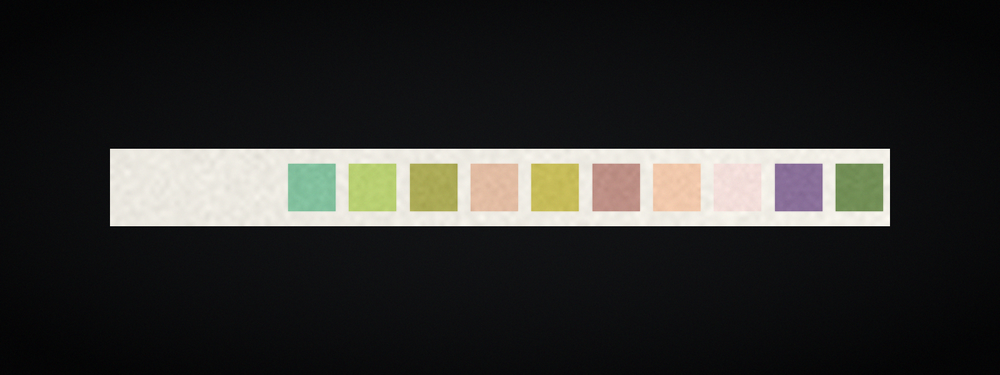
#> input picture services/cv/fixtures/synthetic_strip_01.png, 1000 x 375 px, shrunk from 1600 x 600 before the run
$ python -i localize.py   (imports and definitions only)
#> lines starting #> are read from the running program, lines starting #| are printed output that depends on the picture; after the words box and inside, x2 and y2 are one past the last pixel; in counts of white or black regions, pixels touching at a corner belong together
"""Strip localisation: find the bright plastic strip on the dark enclosure
background, rectify it to a horizontal crop and orient it handle-left."""
from __future__ import annotations

from dataclasses import dataclass, field
from typing import List, Optional, Tuple

import cv2
import numpy as np


@dataclass
class StripLocalisation:
    found: bool
    polygon: List[List[int]] = field(default_factory=list)  # original px, 4 points
    bbox: dict = field(default_factory=lambda: {"x": 0, "y": 0, "w": 0, "h": 0})
    angle_deg: float = 0.0  # tilt of long axis vs nearest image axis (deg)
    rotated_90: bool = False
    flipped: bool = False
    rectified: Optional[np.ndarray] = None  # RGB uint8, pads left->right
    handle_side: str = "left"
    handle_len: int = 0  # px in rectified coordinates (left end)
    saliency: Optional[np.ndarray] = None  # per-column LAB distance profile
    baseline_lab: Optional[np.ndarray] = None
    aspect: float = 0.0
    area_fraction: float = 0.0
    mask: Optional[np.ndarray] = None  # binary mask (original px) of the strip
    message: str = ""


def _order_quad(pts: np.ndarray) -> np.ndarray:
    """Order 4 points as top-left, top-right, bottom-right, bottom-left."""
    s = pts.sum(axis=1)
    d = np.diff(pts, axis=1).ravel()
    tl = pts[np.argmin(s)]
    br = pts[np.argmax(s)]
    tr = pts[np.argmin(d)]
    bl = pts[np.argmax(d)]
    return np.array([tl, tr, br, bl], dtype=np.float32)


def _candidate_from_mask(mask: np.ndarray, img_area: float):
    mask = cv2.morphologyEx(mask, cv2.MORPH_CLOSE, np.ones((9, 9), np.uint8))
    mask = cv2.morphologyEx(mask, cv2.MORPH_OPEN, np.ones((5, 5), np.uint8))
    contours, _ = cv2.findContours(mask, cv2.RETR_EXTERNAL, cv2.CHAIN_APPROX_SIMPLE)
    best = None
    for c in contours:
        area = cv2.contourArea(c)
        if area < 0.01 * img_area:
            continue
        rect = cv2.minAreaRect(c)
        (cx, cy), (w, h), ang = rect
        if min(w, h) < 4:
            continue
        aspect = max(w, h) / max(1.0, min(w, h))
        if aspect < 3.0 or aspect > 40:
            continue
        if w * h > 0.75 * img_area:  # whole-frame blob (background), not a strip
            continue
        fill = area / max(1.0, w * h)  # rectangularity
        if fill < 0.6:
            continue
        score = area * min(aspect, 15) * fill
        if best is None or score > best[0]:
            best = (score, rect, c, aspect, area / img_area)
    return best, mask


def rgb_to_lab_image(rgb: np.ndarray) -> np.ndarray:
    return cv2.cvtColor((rgb.astype(np.float32) / 255.0), cv2.COLOR_RGB2LAB)


def saliency_profile(rect_rgb: np.ndarray, baseline: Optional[np.ndarray] = None):
    """Per-column mean LAB distance from the plastic baseline colour.

    The baseline is the median LAB of the low-chroma, bright pixels (the plastic).
    """
    lab = rgb_to_lab_image(rect_rgb)
    H = lab.shape[0]
    r0, r1 = int(H * 0.15), max(int(H * 0.85), int(H * 0.15) + 1)
    core = lab[r0:r1]
    if baseline is None:
        chroma = np.sqrt(core[..., 1] ** 2 + core[..., 2] ** 2)
        L = core[..., 0]
        thr_c = np.percentile(chroma, 40)
        thr_l = np.percentile(L, 50)
        sel = (chroma <= thr_c) & (L >= thr_l)
        if sel.sum() < 50:
            sel = chroma <= thr_c
        baseline = np.median(core[sel].reshape(-1, 3), axis=0)
    dist = np.linalg.norm(core - baseline[None, None, :], axis=2)
    prof = dist.mean(axis=0)
    return prof.astype(np.float32), baseline.astype(np.float32), lab


def _handle_runs(prof: np.ndarray, H: int) -> Tuple[int, int, float]:
    """Return (left_run, right_run, threshold): length of the pad-free uniform
    run at each end of the rectified strip."""
    k = max(3, int(H * 0.08) | 1)
    sm = cv2.GaussianBlur(prof.reshape(1, -1), (k, 1), 0).ravel()
    # Ignore a small margin at both ends: the warped edge columns may contain
    # background/blur and would otherwise break the "uniform run" at index 0.
    margin = max(2, int(len(sm) * 0.03))
    inner = sm[margin : len(sm) - margin]
    thr = max(6.0, 0.3 * float(inner.max()))
    below = inner < thr
    left = 0
    while left < len(below) and below[left]:
        left += 1
    right = 0
    while right < len(below) and below[len(below) - 1 - right]:
        right += 1
    return left + margin, right + margin, thr


def localize_strip(rgb: np.ndarray, handle_side: str = "auto") -> StripLocalisation:
#> called with handle_side = 'auto'
    h, w = rgb.shape[:2]
    img_area = float(h * w)
    gray = cv2.cvtColor(rgb, cv2.COLOR_RGB2GRAY)
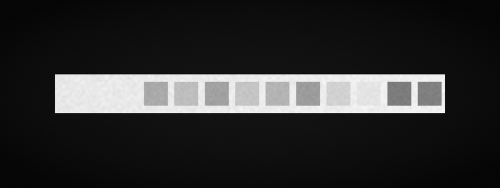
#> gray: shape (375, 1000) (shown at 1/2 size); min 0, max 255, mean 44.3
    blurred = cv2.GaussianBlur(gray, (5, 5), 0)
    _, bright = cv2.threshold(blurred, 0, 255, cv2.THRESH_BINARY | cv2.THRESH_OTSU)
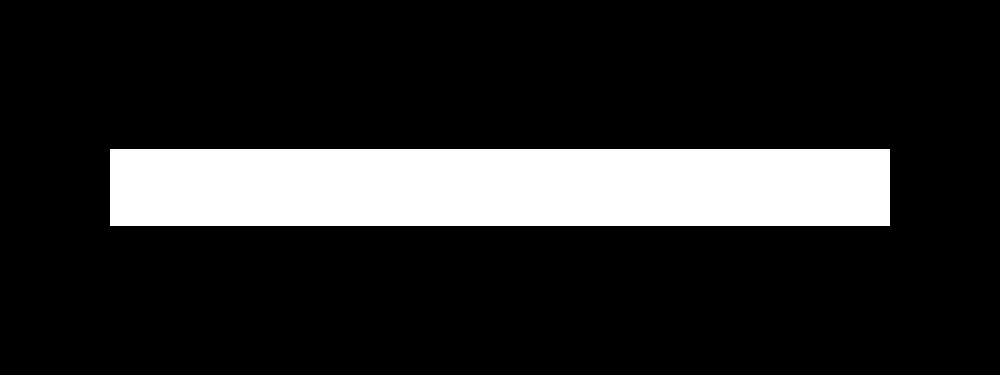
#> bright: shape (375, 1000); 16% white; 1 white region, box (x1, y1, x2, y2) and area: (110, 149, 890, 226) 60060
    dark = cv2.bitwise_not(bright)

    cands = []
    for pol, m in (("bright", bright), ("dark", dark)):
        best, mm = _candidate_from_mask(m, img_area)
        if best is not None:
            cands.append((best, mm, pol))
#> this loop made 2 passes
#> (pol, contours in _candidate_from_mask) on passes 1 to 2: ('bright', [[[110, 149], [110, 225], [889, 225], [889, 149]]]), ('dark', [[[0, 0], [0, 374], [999, 374], [999, 0]]])
#> after the loop, cands = 1 item
    if not cands:
        return StripLocalisation(found=False, message="no strip-like contour found")
    # Prefer the bright polarity when scores are comparable (plastic strip on dark enclosure).
    cands.sort(key=lambda c: c[0][0] * (1.15 if c[2] == "bright" else 1.0), reverse=True)
    (score, rect, contour, aspect, area_frac), mask, pol = cands[0]
#> score = 606841; rect = ((499.5, 187), (76, 779), -90); contour = [[110, 149], [110, 225], [889, 225], [889, 149]]; aspect = 10.25; area_frac = 0.158; pol = 'bright'

    box = cv2.boxPoints(rect).astype(np.float32)
#> box = [[889, 225], [110, 225], [110, 149], [889, 149]]
    quad = _order_quad(box)
#> in _order_quad, `s = pts.sum(axis=1)`: s = [1114, 335, 259, 1038]
#> in _order_quad, `d = np.diff(pts, axis=1).ravel()`: d = [-664, 115, 39, -740]
#> in _order_quad, `tl = pts[np.argmin(s)]`: tl = [110, 149]
#> in _order_quad, `br = pts[np.argmax(s)]`: br = [889, 225]
#> in _order_quad, `tr = pts[np.argmin(d)]`: tr = [889, 149]
#> in _order_quad, `bl = pts[np.argmax(d)]`: bl = [110, 225]
#> quad = [[110, 149], [889, 149], [889, 225], [110, 225]]
    (cx, cy), (rw, rh), ang = rect
#> cx = 499.5; cy = 187; rw = 76; rh = 779; ang = -90
    # Long-axis direction from the ordered quad: top edge vs left edge.
    top_len = float(np.linalg.norm(quad[1] - quad[0]))
#> top_len = 779
    left_len = float(np.linalg.norm(quad[3] - quad[0]))
#> left_len = 76
    rotated_90 = left_len > top_len
#> rotated_90 = False
    if rotated_90:
        # Re-order so the long axis maps to the rectified width: rotate the quad by one.
        quad = np.array([quad[3], quad[0], quad[1], quad[2]], dtype=np.float32)
        long_len, short_len = left_len, top_len
    else:
        long_len, short_len = top_len, left_len
#> long_len = 779; short_len = 76
    W = int(round(long_len))
#> W = 779
    Hh = int(round(short_len))
#> Hh = 76
    W, Hh = max(W, 16), max(Hh, 8)
    dst = np.array([[0, 0], [W - 1, 0], [W - 1, Hh - 1], [0, Hh - 1]], dtype=np.float32)
#> dst = [[0, 0], [778, 0], [778, 75], [0, 75]]
    M = cv2.getPerspectiveTransform(quad, dst)
#> M = [[0.999, -6.53e-17, -109.9], [-6.39e-17, 0.987, -147], [-4.86e-19, -1.2e-19, 1]]
    rectified = cv2.warpPerspective(rgb, M, (W, Hh), flags=cv2.INTER_LINEAR)
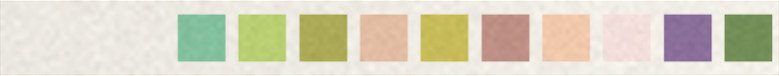
#> rectified: shape (76, 779, 3); mean R, G, B 217.5, 212.9, 193

    # Tilt of the long axis relative to the nearest image axis.
    v = quad[1] - quad[0]
#> v = [779, 0]
    raw = float(np.degrees(np.arctan2(v[1], v[0])))
#> raw = 0
    tilt = ((raw + 90) % 180) - 90  # -90..90 relative to horizontal
#> tilt = 0
    if rotated_90:
        tilt = tilt - 90 if tilt > 0 else tilt + 90
    angle_deg = float(tilt)
#> angle_deg = 0

    prof, baseline, _ = saliency_profile(rectified)
#> in saliency_profile, `chroma = np.sqrt(core[..., 1] ** 2 + core[..., 2] ** 2)`:
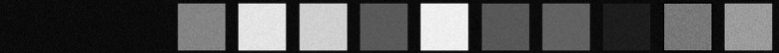
#> chroma: shape (53, 779) float32; min 1.88, max 54.37, mean 18.5; drawn with min black and max white
#> in saliency_profile, `L = core[..., 0]`:
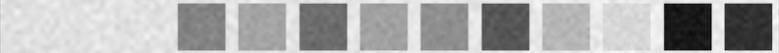
#> L: shape (53, 779) float32; min 45.54, max 98.19, mean 81.3; drawn with min black and max white
#> in saliency_profile, `thr_c = np.percentile(chroma, 40)`: thr_c = 5.17
#> in saliency_profile, `thr_l = np.percentile(L, 50)`: thr_l = 86.09
#> in saliency_profile, `sel = (chroma <= thr_c) & (L >= thr_l)`:
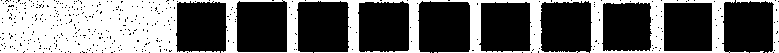
#> sel: shape (53, 779) bool; 40% white; 6 white regions (4 under 20 px), largest, box (x1, y1, x2, y2) and area: (0, 0, 749, 53) 16105, (736, 0, 779, 53) 390
#> in saliency_profile, `baseline = np.median(core[sel].reshape(-1, 3), axis=0)`: baseline = [92.58, -0.359, 4.22]
#> in saliency_profile, `dist = np.linalg.norm(core - baseline[None, None, :], axis=2)`:
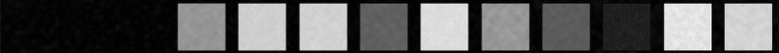
#> dist: shape (53, 779) float32; min 0, max 57.8, mean 20.2; drawn with min black and max white
#> in saliency_profile, `prof = dist.mean(axis=0)`: prof = 779 values, max 48.65 at index 710, min 0.675 at index 173, mean 20.19
#> baseline = [92.58, -0.359, 4.22]
    left_run, right_run, _ = _handle_runs(prof, Hh)
#> in _handle_runs, `k = max(3, int(H * 0.08) | 1)`: k = 7
#> in _handle_runs, `sm = cv2.GaussianBlur(prof.reshape(1, -1), (k, 1), 0).ravel()`: sm = 779 values, max 46.14 at index 692, min 0.761 at index 172, mean 20.19
#> in _handle_runs, `margin = max(2, int(len(sm) * 0.03))`: margin = 23
#> in _handle_runs, `inner = sm[margin : len(sm) - margin]`: inner = 733 values, max 46.14 at index 669, min 0.761 at index 149, mean 20.45
#> in _handle_runs, `thr = max(6.0, 0.3 * float(inner.max()))`: thr = 13.84
#> after the loop in _handle_runs, `while left < len(below) and below[left]:`: left = 155
#> after the loop in _handle_runs, `while right < len(below) and below[len(below) - 1 - right]:`: right = 0
#> left_run = 178; right_run = 23
    if handle_side == "auto":
        side = "left" if left_run >= right_run else "right"
#> side = 'left'
    else:
        side = handle_side
    flipped = False
    if side == "right":
        rectified = np.ascontiguousarray(rectified[:, ::-1])
        prof = prof[::-1].copy()
        flipped = True
        handle_len = right_run
    else:
        handle_len = left_run
#> handle_len = 178

    xs, ys = quad[:, 0], quad[:, 1]
#> xs = [110, 889, 889, 110]; ys = [149, 149, 225, 225]
    bbox = {
        "x": int(max(0, np.floor(xs.min()))),
        "y": int(max(0, np.floor(ys.min()))),
        "w": int(min(w, np.ceil(xs.max())) - max(0, np.floor(xs.min()))),
        "h": int(min(h, np.ceil(ys.max())) - max(0, np.floor(ys.min()))),
    }
#> bbox = {'x': 110, 'y': 149, 'w': 779, 'h': 76}
    return StripLocalisation(
        found=True,
        polygon=[[int(round(float(p[0]))), int(round(float(p[1])))] for p in quad],
        bbox=bbox,
        angle_deg=round(angle_deg, 2),
        rotated_90=rotated_90,
        flipped=flipped,
        rectified=rectified,
        handle_side=side,
        handle_len=int(handle_len),
        saliency=prof,
        baseline_lab=baseline,
        aspect=float(aspect),
        area_fraction=float(area_frac),
        mask=mask,
        message=f"strip found ({pol} polarity, aspect {aspect:.1f})",
    )

>>> import cv2
>>> picture = cv2.cvtColor(cv2.imread('../fixtures/synthetic_strip_01.png'), cv2.COLOR_BGR2RGB)
>>> result = localize_strip(picture)

$ run again, on services/cv/fixtures/synthetic_strip_02.png
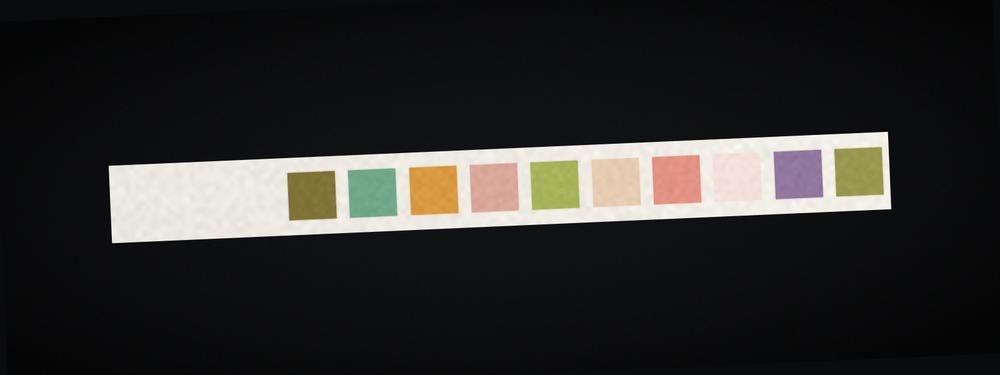
#> input picture services/cv/fixtures/synthetic_strip_02.png, 1000 x 375 px, shrunk from 1600 x 600 before the run
#> in localize_strip, `_, bright = cv2.threshold(blurred, 0, 255, cv2.THRESH_BINARY | cv2.THR..`:
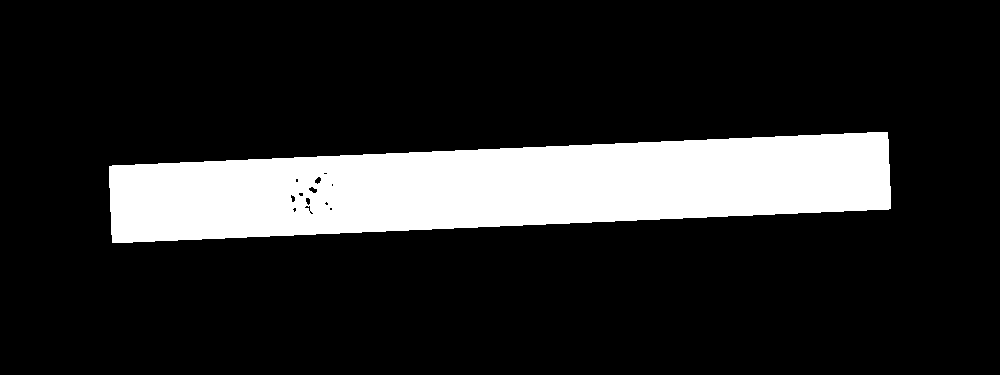
#> bright: shape (375, 1000); 16.2% white; 1 white region, box (x1, y1, x2, y2) and area: (109, 132, 891, 243) 60631
#> the loop in localize_strip, `for pol, m in (("bright", bright), ("dark", dark)):` made 2 passes
#> pol on pass 1: 'bright'
#> after the loop in localize_strip, `for pol, m in (("bright", bright), ("dark", dark)):`: cands = 1 item
#> in localize_strip, `(score, rect, contour, aspect, area_frac), mask, pol = cands[0]`: score = 591260.4; rect = ((499.5, 187), (780.4, 77.94), -2.5); contour = contour of 152 points, box (x1, y1, x2, y2) (109, 132, 891, 243), area 59931; aspect = 10.01; area_frac = 0.16; pol = 'bright'
#> box = [[111.4, 243], [108, 165.1], [887.7, 131.1], [891.1, 208.9]]
#> s = [354.4, 273.1, 1018.7, 1100]
#> d = [131.6, 57.12, -756.6, -682.1]
#> tl = [108, 165.1]
#> br = [891.1, 208.9]
#> tr = [887.7, 131.1]
#> bl = [111.4, 243]
#> quad = [[108, 165.1], [887.7, 131.1], [891.1, 208.9], [111.4, 243]]
#> cx = 499.5; cy = 187; rw = 780.4; rh = 77.94; ang = -2.5
#> top_len = 780.4
#> left_len = 77.94
#> rotated_90 = False
#> long_len = 780.4; short_len = 77.94
#> W = 780
#> Hh = 78
#> dst = [[0, 0], [779, 0], [779, 77], [0, 77]]
#> M = [[0.997, -0.0435, -100.5], [0.0431, 0.987, -167.6], [-1.49e-19, -6.96e-19, 1]]
#> v = [779.7, -34.04]
#> raw = -2.5
#> core: shape (55, 780, 3) float32; mean of channels 0, 1, 2 79.6, 1.5, 13.5
#> thr_c = 4.83
#> thr_l = 89.08
#> sel: shape (55, 780) bool; 39.7% white; 3 white regions (1 under 20 px), largest, box (x1, y1, x2, y2) and area: (1, 0, 779, 55) 16745, (740, 10, 779, 55) 267
#> in saliency_profile, `baseline = np.median(core[sel].reshape(-1, 3), axis=0)`: baseline = [92.58, -0.359, 4.22]
#> in saliency_profile, `dist = np.linalg.norm(core - baseline[None, None, :], axis=2)`:
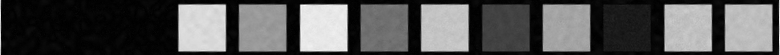
#> dist: shape (55, 780) float32; min 0, max 63.53, mean 20.9; drawn with min black and max white
#> in saliency_profile, `prof = dist.mean(axis=0)`: prof = 780 values, max 54.72 at index 779, min 0.677 at index 79, mean 20.89
#> in localize_strip, `prof, baseline, _ = saliency_profile(rectified)`: baseline = [92.58, -0.359, 4.22]
#> k = 7
#> sm = 780 values, max 49.93 at index 335, min 0.792 at index 79, mean 20.84
#> margin = 23
#> inner = 734 values, max 49.93 at index 312, min 0.792 at index 56, mean 21.14
#> thr = 14.98
#> after the loop in _handle_runs, `while left < len(below) and below[left]:`: left = 155
#> after the loop in _handle_runs, `while right < len(below) and below[len(below) - 1 - right]:`: right = 0
#> left_run = 178; right_run = 23
#> side = 'left'
#> handle_len = 178
#> xs = [108, 887.7, 891.1, 111.4]; ys = [165.1, 131.1, 208.9, 243]
#> bbox = {'x': 107, 'y': 131, 'w': 785, 'h': 112}

$ run again, on services/cv/fixtures/synthetic_strip_03.png
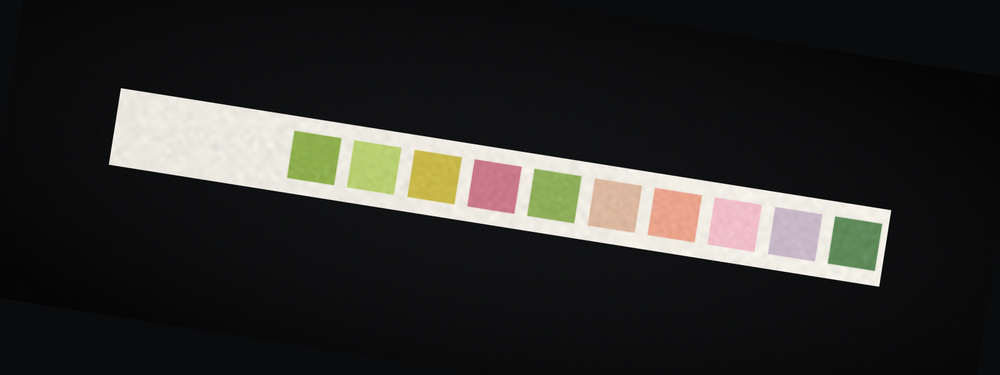
#> input picture services/cv/fixtures/synthetic_strip_03.png, 1000 x 375 px, shrunk from 1600 x 600 before the run
#> in localize_strip, `_, bright = cv2.threshold(blurred, 0, 255, cv2.THRESH_BINARY | cv2.THR..`:
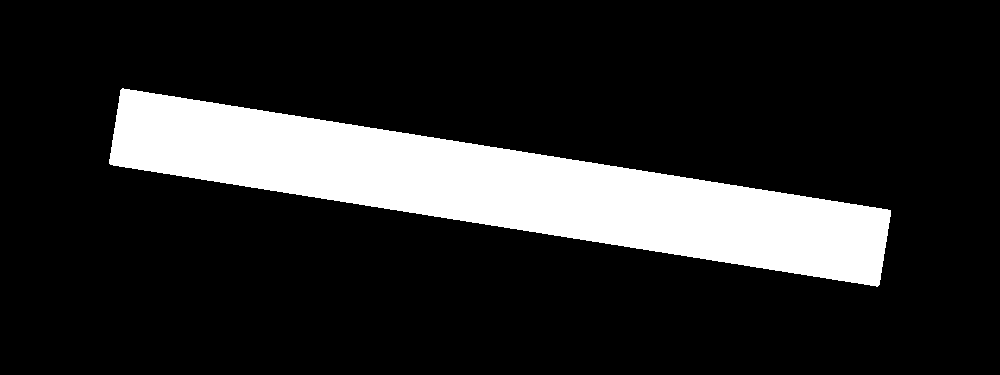
#> bright: shape (375, 1000); 16.2% white; 1 white region, box (x1, y1, x2, y2) and area: (109, 88, 891, 287) 60768
#> the loop in localize_strip, `for pol, m in (("bright", bright), ("dark", dark)):` made 2 passes
#> pol on pass 1: 'bright'
#> after the loop in localize_strip, `for pol, m in (("bright", bright), ("dark", dark)):`: cands = 1 item
#> in localize_strip, `(score, rect, contour, aspect, area_frac), mask, pol = cands[0]`: score = 591466; rect = ((499.6, 187), (77.91, 780.3), -81); contour = contour of 535 points, box (x1, y1, x2, y2) (109, 89, 891, 286), area 59920; aspect = 10.02; area_frac = 0.16; pol = 'bright'
#> box = [[878.8, 286.5], [108.1, 164.4], [120.3, 87.42], [891, 209.5]]
#> s = [1165.3, 272.5, 207.7, 1100.6]
#> d = [-592.4, 56.23, -32.92, -681.5]
#> tl = [120.3, 87.42]
#> br = [878.8, 286.5]
#> tr = [891, 209.5]
#> bl = [108.1, 164.4]
#> quad = [[120.3, 87.42], [891, 209.5], [878.8, 286.5], [108.1, 164.4]]
#> cx = 499.6; cy = 187; rw = 77.91; rh = 780.3; ang = -81
#> top_len = 780.3
#> left_len = 77.91
#> rotated_90 = False
#> long_len = 780.3; short_len = 77.91
#> W = 780
#> Hh = 78
#> dst = [[0, 0], [779, 0], [779, 77], [0, 77]]
#> M = [[0.986, 0.156, -132.3], [-0.155, 0.976, -66.72], [-3.88e-11, 1.19e-10, 1]]
#> v = [770.7, 122.1]
#> raw = 9
#> core: shape (55, 780, 3) float32; mean of channels 0, 1, 2 81.1, -0.8, 14.9
#> thr_c = 4.82
#> thr_l = 81.59
#> sel: shape (55, 780) bool; 39.8% white; 3 white regions (1 under 20 px), largest, box (x1, y1, x2, y2) and area: (1, 0, 441, 55) 12181, (435, 0, 779, 55) 4884
#> in saliency_profile, `baseline = np.median(core[sel].reshape(-1, 3), axis=0)`: baseline = [92.58, -0.359, 4.22]
#> in saliency_profile, `dist = np.linalg.norm(core - baseline[None, None, :], axis=2)`:
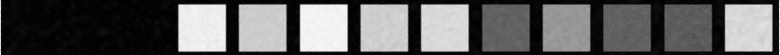
#> dist: shape (55, 780) float32; min 0, max 58.5, mean 21.9; drawn with min black and max white
#> in saliency_profile, `prof = dist.mean(axis=0)`: prof = 780 values, max 52.47 at index 779, min 0.738 at index 90, mean 21.87
#> in localize_strip, `prof, baseline, _ = saliency_profile(rectified)`: baseline = [92.58, -0.359, 4.22]
#> k = 7
#> sm = 780 values, max 48.18 at index 320, min 0.818 at index 91, mean 21.82
#> margin = 23
#> inner = 734 values, max 48.18 at index 297, min 0.818 at index 68, mean 22.13
#> thr = 14.45
#> after the loop in _handle_runs, `while left < len(below) and below[left]:`: left = 154
#> after the loop in _handle_runs, `while right < len(below) and below[len(below) - 1 - right]:`: right = 0
#> left_run = 177; right_run = 23
#> side = 'left'
#> handle_len = 177
#> xs = [120.3, 891, 878.8, 108.1]; ys = [87.42, 209.5, 286.5, 164.4]
#> bbox = {'x': 108, 'y': 87, 'w': 784, 'h': 200}
